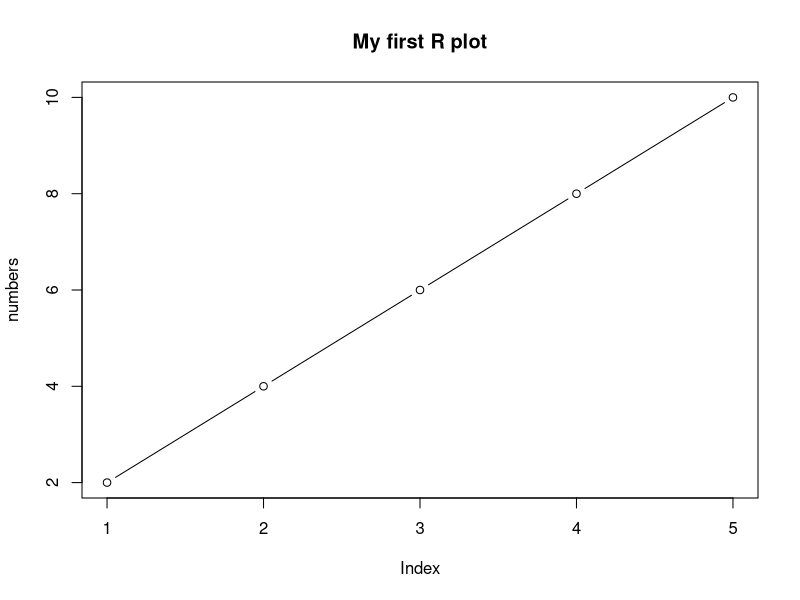

Write the R code that produced this figure.
# Run this file in VS Code:
# 1. Open the Command Palette (Ctrl+Shift+P) and choose "R: Create R Terminal".
# 2. In the R terminal, run source("hello.R") from this folder.
# Alternatively, select code below and press Ctrl+Enter to run the selection.
# Expected result: the console prints 6 and a plot appears.

numbers <- c(2, 4, 6, 8, 10)
average <- mean(numbers)

print(average)
plot(numbers, type = "b", main = "My first R plot")
